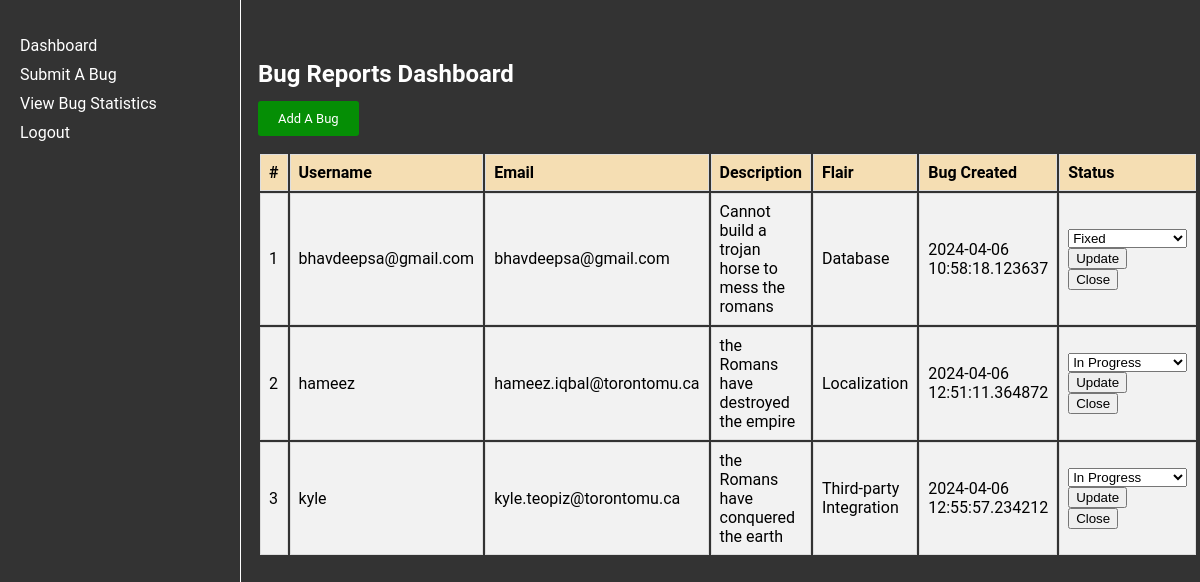
Page /dashboard on the earlier database version.
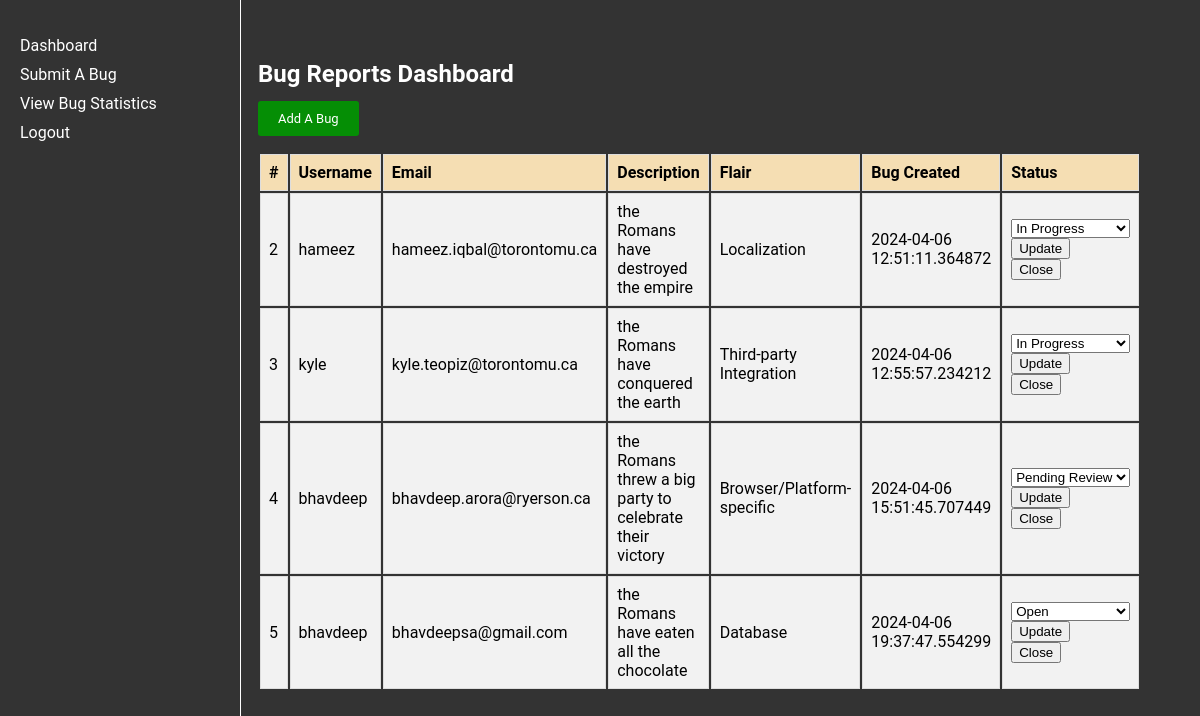
Same page on the later database version.
### app.py (models this page shows)
class Bug(db.Model, UserMixin):
    id = db.Column(db.Integer, primary_key=True)
    username = db.Column(db.String(20), nullable=False)
    email = db.Column(db.String(50), nullable=False)
    bug_description = db.Column(db.String(800), nullable=False)
    bug_flair = db.Column(db.String(20), nullable=True)
    bug_status = db.Column(db.String(20), nullable=True)
    timestamp = db.Column(db.DateTime, nullable=False, default=datetime.now)

### app.py (the view)
@app.route('/dashboard', methods=['GET', 'POST'])
def dashboard():
    bug_reports = Bug.query.all()
    return render_template('dashboard.html', bug_reports=bug_reports)

### templates/dashboard.html (shortened to what this page needs)
<!DOCTYPE html>
<html lang="en">
<head>
    <link rel="stylesheet" href="../static/dashboard.css">
</head>
<body>
    <div class="navbar">
        <ul>
            <li><a href="{{ url_for('dashboard') }}">Dashboard</a></li>
            <li><a href="{{ url_for('submit_bug') }}">Submit A Bug</a></li>
            <li><a href="{{ url_for('bug_graphs') }}">View Bug Statistics</a></li>
            <li><a href="{{ url_for('logout') }}">Logout</a></li>
        </ul>
    </div>
    <div class="table">
        <h2>Bug Reports Dashboard</h2>
        <a href="{{ url_for('submit_bug') }}" class="add-a-bug">Add A Bug</a>
        <table class="bug-report-table">
            <tr>
                <th>#</th>
                <th>Username</th>
                <th>Email</th>
                <th>Description</th>
                <th>Flair</th>
                <th>Bug Created</th>
                <th>Status</th>
            </tr>
            {% for bug in bug_reports %}
            <tr>
                <td>{{ bug.id }}</td>
                <td>{{ bug.username }}</td>
                <td>{{ bug.email }}</td>
                <td>{{ bug.bug_description }}</td>
                <td>{{ bug.bug_flair }}</td>
                <td>{{ bug.timestamp }}</td>
                <td>
                    <form method="POST" action="{{ url_for('update_bug_status', bug_id=bug.id) }}">
                        <select name="bug_status">
                            <option value="Open" {% if bug.bug_status == 'Open' %} selected {% endif %}>Open</option>
                            <option value="In Progress" {% if bug.bug_status == 'In Progress' %} selected {% endif %}>In Progress</option>
                            <option value="Fixed" {% if bug.bug_status == 'Fixed' %} selected {% endif %}>Fixed</option>
                            <option value="Pending Review" {% if bug.bug_status == 'Pending Review' %} selected {% endif %}>Pending Review</option>
                        </select>
                        <input type="submit" value="Update">
                    </form>
                    <form method="POST" action="{{ url_for('close_bug', bug_id=bug.id) }}">
                        <input type="submit" value="Close">
                    </form>
                </td>
            </tr>
            {% endfor %}
        </table>
    </div>
</body>
</html>

### static/dashboard.css (style rules this page uses)
body { font-family: "Roboto", sans-serif; background-color: #333; }
h2 { color: white; }
.navbar { width: 200px; height: 100%; position: fixed; top: 0; left: 0; background-color: #333; padding: 20px; color: white; border-right: 1px solid white; }
.navbar ul { list-style-type: none; padding: 0; }
.navbar li { margin-bottom: 10px; }
.navbar li a { color: white; text-decoration: none; }
.table { margin-left: 250px; width: calc(98% - 300px); margin-top: 60px; border-collapse: collapse; }
.table th, .table td { border: 1px solid #ddd; padding: 8px; }
.table th { background-color: wheat; text-align: left; }
.table tr:nth-child(even) { background-color: #f2f2f2; }
.table tr { background-color: #f2f2f2; }
.add-a-bug { background-color: rgb(5, 142, 5); color: #fff; border: none; border-radius: 3px; padding: 10px 20px; cursor: pointer; text-decoration: none; font-size: small; }
.bug-report-table { margin-top: 25px; }

Differences in the rows shown:
removed Bug: id "1", username "bhavdeepsa@gmail.com", email "bhavdeepsa@gmail.com", bug_description "Cannot build a trojan horse to mess the romans", bug_flair "Database", timestamp "2024-04-06 10:58:18.123637", bug_status "Fixed"
added Bug: id "4", username "bhavdeep", email "bhavdeep.arora@ryerson.ca", bug_description "the Romans threw a big party to celebrate their victory", bug_flair "Browser/Platform-specific", timestamp "2024-04-06 15:51:45.707449", bug_status "Pending Review"
added Bug: id "5", username "bhavdeep", email "bhavdeepsa@gmail.com", bug_description "the Romans have eaten all the chocolate", bug_flair "Database", timestamp "2024-04-06 19:37:47.554299", bug_status "Open"
